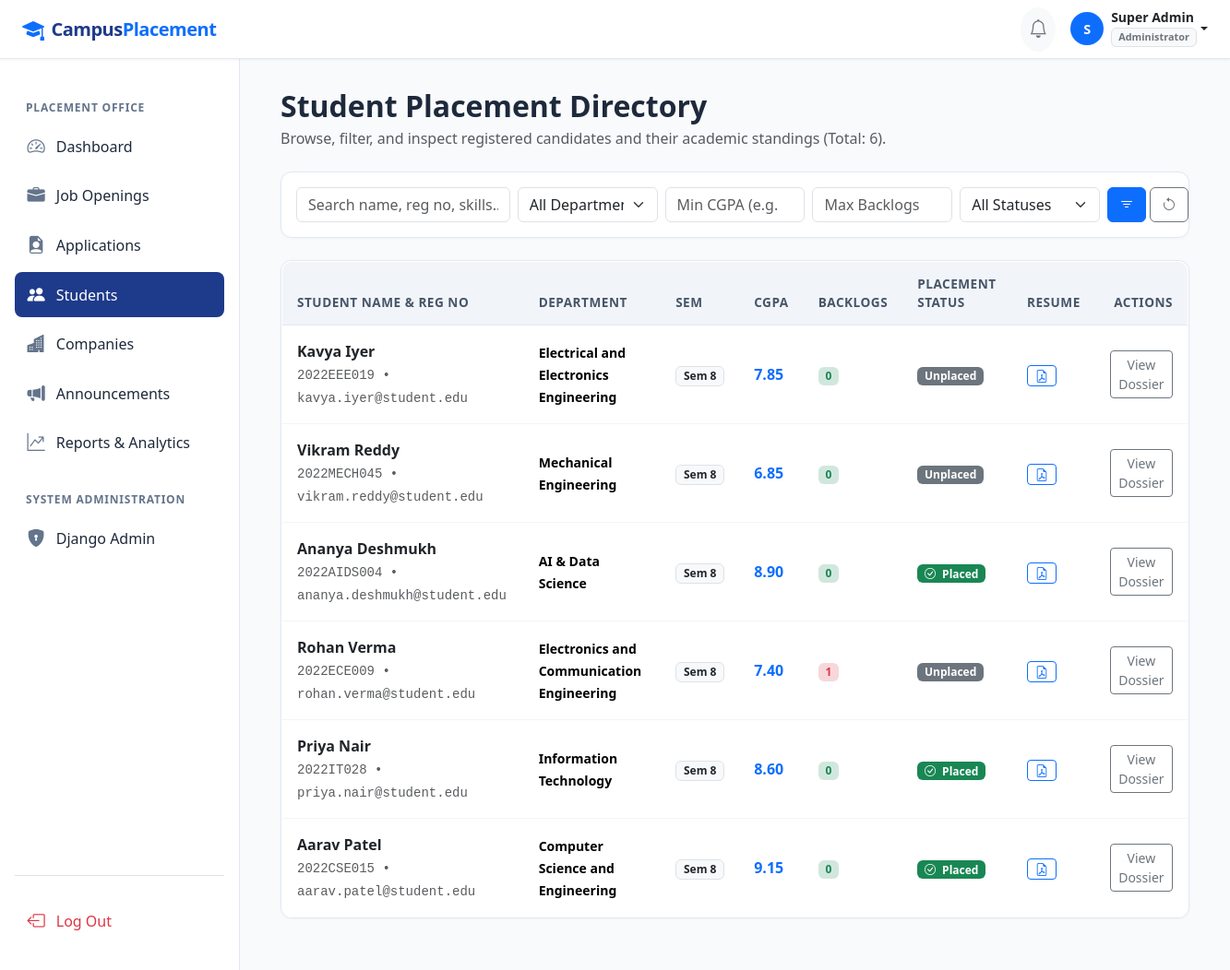
The app's page /students/manage/ (signed in) with its own data.
### accounts/models.py (models this page shows, shortened)
class User(AbstractUser):
    ROLE_STUDENT = 'student'
    ROLE_OFFICER = 'officer'
    ROLE_ADMIN = 'admin'
    ROLE_CHOICES = [
        (ROLE_STUDENT, 'Student'),
        (ROLE_OFFICER, 'Placement Officer'),
        (ROLE_ADMIN, 'Administrator'),
    ]
    role = models.CharField(max_length=20, choices=ROLE_CHOICES, default=ROLE_STUDENT)
    email = models.EmailField(unique=True, help_text="Email address must be unique.")
    @property
    def is_student(self):
        return self.role == self.ROLE_STUDENT
    @property
    def is_officer(self):
        return self.role == self.ROLE_OFFICER or self.is_superuser or self.is_staff

### students/models.py (models this page shows, shortened)
class StudentProfile(models.Model):
    SEMESTER_CHOICES = [(i, f"Semester {i}") for i in range(1, 9)]
    user = models.OneToOneField(settings.AUTH_USER_MODEL, on_delete=models.CASCADE, related_name='student_profile')
    registration_number = models.CharField(max_length=50, unique=True, help_text="Unique University Registration ID")
    department = models.CharField(max_length=100, choices=Department.choices)
    current_semester = models.PositiveIntegerField(choices=SEMESTER_CHOICES, default=7)
    cgpa = models.DecimalField(
        max_digits=4,
        decimal_places=2,
        validators=[MinValueValidator(0.0), MaxValueValidator(10.0)],
        help_text="Cumulative Grade Point Average (0.00 - 10.00)"
    )
    backlog_count = models.PositiveIntegerField(default=0, help_text="Current number of active backlogs")
    phone_number = models.CharField(max_length=20, help_text="Active mobile number")
    skills = models.TextField(help_text="Comma-separated skills (e.g., Python, Django, SQL, React)")
    resume = models.FileField(upload_to='resumes/', validators=[validate_resume_file], help_text="Upload PDF, DOC, or DOCX (Max 5MB)")
    is_placed = models.BooleanField(default=False, help_text="True once selected by any participating company")
    created_at = models.DateTimeField(auto_now_add=True)
    updated_at = models.DateTimeField(auto_now=True)
    class Meta:
        ordering = ['-created_at']

### students/views.py (the view, shortened to what this page needs)
# urls.py: path('manage/', views.officer_student_list, name='officer_student_list'),
@officer_required
def officer_student_list(request):
    students = StudentProfile.objects.select_related('user').all()
    search_query = request.GET.get('q', '').strip()
    dept = request.GET.get('department', '').strip()
    min_cgpa = request.GET.get('min_cgpa', '').strip()
    max_backlogs = request.GET.get('max_backlogs', '').strip()
    placement_status = request.GET.get('placement_status', '').strip()
    if dept:
        students = students.filter(department=dept)
    if min_cgpa:
        try:
            students = students.filter(cgpa__gte=float(min_cgpa))
        except ValueError:
            pass
    if max_backlogs:
        try:
            students = students.filter(backlog_count__lte=int(max_backlogs))
        except ValueError:
            pass
    if placement_status == 'placed':
        students = students.filter(is_placed=True)
    elif placement_status == 'unplaced':
        students = students.filter(is_placed=False)
    paginator = Paginator(students, 10)
    page_number = request.GET.get('page')
    page_obj = paginator.get_page(page_number)
    departments = Department.choices
    context = {
        'page_obj': page_obj,
        'departments': departments,
        'selected_dept': dept,
        'search_query': search_query,
        'min_cgpa': min_cgpa,
        'max_backlogs': max_backlogs,
        'placement_status': placement_status,
        'total_count': paginator.count,
    }
    return render(request, 'students/officer_student_list.html', context)

### notifications/context_processors.py (called while the page is built)
def unread_notifications_count(request):
    if request.user.is_authenticated:
        count = request.user.notifications.filter(is_read=False).count()
        unread_notifications = request.user.notifications.filter(is_read=False)[:5]
        return {
            'unread_notifications_count': count,
            'recent_unread_notifications': unread_notifications,
        }
    return {
        'unread_notifications_count': 0,
        'recent_unread_notifications': [],
    }

### templates/students/officer_student_list.html (shortened to what this page needs)
{% extends 'base.html' %}
{% load static %}
{% block content %}
<div class="container-fluid">
  <div class="d-flex justify-content-between align-items-center mb-4 flex-wrap gap-2">
    <div>
      <h2 class="fw-bold mb-1">Student Placement Directory</h2>
      <p class="text-muted mb-0">Browse, filter, and inspect registered candidates and their academic standings (Total: {{ total_count }}).</p>
    </div>
  </div>
  <div class="card card-custom mb-4">
    <div class="card-body p-3">
      <form method="get" class="row g-2 align-items-center">
        <div class="col-md-3">
          <input type="text" name="q" value="{{ search_query }}" class="form-control" placeholder="Search name, reg no, skills...">
        </div>
        <div class="col-md-2">
          <select name="department" class="form-select">
            <option value="">All Departments</option>
          </select>
        </div>
        <div class="col-md-2">
          <input type="number" step="0.1" name="min_cgpa" value="{{ min_cgpa }}" class="form-control" placeholder="Min CGPA (e.g. 7.5)">
        </div>
        <div class="col-md-2">
          <input type="number" name="max_backlogs" value="{{ max_backlogs }}" class="form-control" placeholder="Max Backlogs">
        </div>
        <div class="col-md-2">
          <select name="placement_status" class="form-select">
            <option value="">All Statuses</option>
          </select>
        </div>
        <div class="col-md-1 d-flex gap-1">
          <button type="submit" class="btn btn-primary w-100" title="Filter"><i class="bi bi-filter"></i></button>
          <a href="{% url 'students:officer_student_list' %}" class="btn btn-outline-secondary" title="Reset"><i class="bi bi-arrow-counterclockwise"></i></a>
        </div>
      </form>
    </div>
  </div>
  <div class="card card-custom mb-4">
    <div class="card-body p-0">
      <div class="table-responsive">
        <table class="table table-custom mb-0">
          <thead>
            <tr>
              <th>Student Name & Reg No</th>
              <th>Department</th>
              <th>Sem</th>
              <th>CGPA</th>
              <th>Backlogs</th>
              <th>Placement Status</th>
              <th>Resume</th>
              <th class="text-end">Actions</th>
            </tr>
          </thead>
          <tbody>
            {% for s in page_obj %}
              <tr>
                <td>
                  <div class="fw-bold text-dark">{{ s.user.get_full_name }}</div>
                  <small class="text-muted font-monospace">{{ s.registration_number }} &bull; {{ s.user.email }}</small>
                </td>
                <td><small class="fw-semibold">{{ s.department }}</small></td>
                <td><span class="badge bg-light text-dark border">Sem {{ s.current_semester }}</span></td>
                <td><span class="fw-bold text-primary">{{ s.cgpa }}</span></td>
                <td>
                  {% if s.backlog_count == 0 %}
                    <span class="badge bg-success-subtle text-success">0</span>
                  {% else %}
                    <span class="badge bg-danger-subtle text-danger">{{ s.backlog_count }}</span>
                  {% endif %}
                </td>
                <td>
                  {% if s.is_placed %}
                    <span class="badge bg-success"><i class="bi bi-check-circle me-1"></i> Placed</span>
                  {% else %}
                    <span class="badge bg-secondary">Unplaced</span>
                  {% endif %}
                </td>
                <td>
                  {% if s.resume %}
                    <a href="{% url 'students:download_resume' s.id %}" target="_blank" class="btn btn-sm btn-outline-primary py-0 px-2" title="View Resume">
                      <i class="bi bi-file-earmark-pdf"></i>
                    </a>
                  {% else %}
                    <span class="text-muted small">None</span>
                  {% endif %}
                </td>
                <td class="text-end">
                  <a href="{% url 'students:officer_student_detail' s.id %}" class="btn btn-sm btn-outline-secondary">
                    View Dossier
                  </a>
                </td>
              </tr>
            {% endfor %}
          </tbody>
        </table>
      </div>
    </div>
  </div>
</div>
{% endblock %}

### templates/navbar.html (shortened to what this page needs)
<nav class="navbar navbar-expand-lg top-navbar">
  <div class="container-fluid px-3 px-lg-4">
    <a class="navbar-brand navbar-brand-custom" href="{% if user.is_authenticated %}{% url 'dashboard:redirect' %}{% else %}{% url 'dashboard:home' %}{% endif %}">
      <i class="bi bi-mortarboard-fill fs-4 text-primary"></i>
      <span>Campus<span class="text-primary">Placement</span></span>
    </a>
    <div class="ms-auto d-flex align-items-center gap-3">
      {% if user.is_authenticated %}
        <div class="dropdown">
          <a class="btn btn-light position-relative rounded-circle p-2 text-secondary" href="#" role="button" data-bs-toggle="dropdown" aria-expanded="false" title="Notifications">
            <i class="bi bi-bell fs-5"></i>
          </a>
        </div>
        <div class="dropdown">
          <a class="d-flex align-items-center text-decoration-none dropdown-toggle text-dark" href="#" role="button" data-bs-toggle="dropdown" aria-expanded="false">
            <div class="bg-primary text-white rounded-circle d-flex align-items-center justify-content-center me-2 fw-bold" style="width: 36px; height: 36px; font-size: 0.9rem;">
              {{ user.first_name|first|default:user.username|first|upper }}
            </div>
            <div class="d-none d-md-block text-start">
              <div class="fw-semibold small lh-1">{{ user.get_full_name|default:user.username }}</div>
              <span class="badge bg-light text-secondary border mt-1" style="font-size: 0.68rem;">{{ user.get_role_display }}</span>
            </div>
          </a>
        </div>
      {% else %}
        <a href="{% url 'accounts:login' %}" class="btn btn-outline-primary btn-sm px-3">Log In</a>
        <a href="{% url 'accounts:register' %}" class="btn btn-primary btn-sm px-3">Student Registration</a>
      {% endif %}
    </div>
  </div>
</nav>

### static/css/custom.css (style rules this page uses)
:root { --primary-color: #1e3a8a; --primary-hover: #1e40af; --secondary-color: #0f172a; --accent-color: #2563eb; --accent-light: #eff6ff; --success-color: #059669; --warning-color: #d97706; --danger-color: #dc2626; --info-color: #0284c7; --bg-light: #f8fafc; --card-border: #e2e8f0; --text-dark: #1e293b; --text-muted: #64748b; --sidebar-width: 260px; --navbar-height: 64px; }
body { font-family: 'Segoe UI', system-ui, -apple-system, BlinkMacSystemFont, Roboto, Oxygen, Ubuntu, Cantarell, sans-serif; background-color: var(--bg-light); color: var(--text-dark); min-height: 100vh; margin: 0; }
.navbar-brand-custom { font-weight: 700; letter-spacing: -0.5px; color: var(--primary-color) !important; display: flex; align-items: center; gap: 0.5rem; }
.top-navbar { position: fixed; top: 0; left: 0; right: 0; background: #ffffff; border-bottom: 1px solid var(--card-border); box-shadow: 0 1px 3px rgba(0, 0, 0, 0.05); z-index: 1030; height: var(--navbar-height); }
.table-custom { background: #ffffff; border-radius: 12px; overflow: hidden; border: 1px solid var(--card-border); }
.table-custom thead th { background-color: #f1f5f9; color: #475569; font-weight: 600; font-size: 0.85rem; text-transform: uppercase; letter-spacing: 0.5px; padding: 0.85rem 1rem; border-bottom: 1px solid var(--card-border); }
.table-custom tbody td { padding: 1rem; vertical-align: middle; border-bottom: 1px solid #f1f5f9; }
.card-custom { background: #ffffff; border: 1px solid var(--card-border); border-radius: 12px; box-shadow: 0 1px 3px rgba(0, 0, 0, 0.03); }
.card-custom .card-body { padding: 1.5rem; }

### records on screen
User: first_name|first "S", get_full_name "Super Admin", role "Administrator"
StudentProfile: user.get_full_name "Kavya Iyer", registration_number "2022EEE019", user.email "kavya.iyer@student.edu", department "Electrical and Electronics Engineering", current_semester "8", cgpa "7.85", backlog_count "0", is_placed "Unplaced"
StudentProfile: user.get_full_name "Vikram Reddy", registration_number "2022MECH045", user.email "vikram.reddy@student.edu", department "Mechanical Engineering", current_semester "8", cgpa "6.85", backlog_count "0", is_placed "Unplaced"
StudentProfile: user.get_full_name "Ananya Deshmukh", registration_number "2022AIDS004", user.email "ananya.deshmukh@student.edu", department "AI & Data Science", current_semester "8", cgpa "8.90", backlog_count "0", is_placed True (drawn)
StudentProfile: user.get_full_name "Rohan Verma", registration_number "2022ECE009", user.email "rohan.verma@student.edu", department "Electronics and Communication Engineering", current_semester "8", cgpa "7.40", backlog_count "1", is_placed "Unplaced"
StudentProfile: user.get_full_name "Priya Nair", registration_number "2022IT028", user.email "priya.nair@student.edu", department "Information Technology", current_semester "8", cgpa "8.60", backlog_count "0", is_placed True (drawn)
StudentProfile: user.get_full_name "Aarav Patel", registration_number "2022CSE015", user.email "aarav.patel@student.edu", department "Computer Science and Engineering", current_semester "8", cgpa "9.15", backlog_count "0", is_placed True (drawn)

### other values on screen
{{ total_count }} "6"
